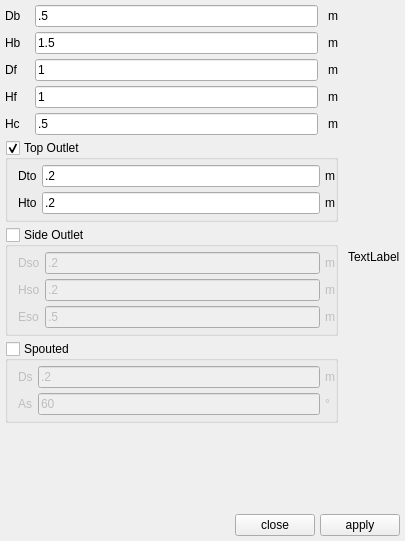
<?xml version="1.0" encoding="UTF-8"?>
<ui version="4.0">
 <class>Form</class>
 <widget class="QWidget" name="Form">
  <property name="geometry">
   <rect>
    <x>0</x>
    <y>0</y>
    <width>405</width>
    <height>541</height>
   </rect>
  </property>
  <property name="windowTitle">
   <string>Form</string>
  </property>
  <layout class="QGridLayout" name="gridLayout">
   <property name="leftMargin">
    <number>5</number>
   </property>
   <property name="topMargin">
    <number>5</number>
   </property>
   <property name="rightMargin">
    <number>5</number>
   </property>
   <property name="bottomMargin">
    <number>5</number>
   </property>
   <property name="horizontalSpacing">
    <number>10</number>
   </property>
   <property name="verticalSpacing">
    <number>5</number>
   </property>
   <item row="1" column="0">
    <widget class="QLabel" name="label_3">
     <property name="text">
      <string>Hb</string>
     </property>
    </widget>
   </item>
   <item row="2" column="0">
    <widget class="QLabel" name="label">
     <property name="text">
      <string>Df</string>
     </property>
    </widget>
   </item>
   <item row="3" column="0">
    <widget class="QLabel" name="label_4">
     <property name="text">
      <string>Hf</string>
     </property>
    </widget>
   </item>
   <item row="2" column="1">
    <widget class="LineEdit" name="lineedit_df">
     <property name="text">
      <string>1</string>
     </property>
    </widget>
   </item>
   <item row="0" column="0">
    <widget class="QLabel" name="label_2">
     <property name="text">
      <string>Db</string>
     </property>
    </widget>
   </item>
   <item row="0" column="1">
    <widget class="LineEdit" name="lineedit_db">
     <property name="text">
      <string>.5</string>
     </property>
    </widget>
   </item>
   <item row="10" column="0" colspan="6">
    <widget class="QWidget" name="widget" native="true">
     <layout class="QHBoxLayout" name="horizontalLayout">
      <property name="spacing">
       <number>5</number>
      </property>
      <property name="leftMargin">
       <number>0</number>
      </property>
      <property name="topMargin">
       <number>0</number>
      </property>
      <property name="rightMargin">
       <number>0</number>
      </property>
      <property name="bottomMargin">
       <number>0</number>
      </property>
      <item>
       <spacer name="horizontalSpacer">
        <property name="orientation">
         <enum>Qt::Horizontal</enum>
        </property>
        <property name="sizeHint" stdset="0">
         <size>
          <width>40</width>
          <height>20</height>
         </size>
        </property>
       </spacer>
      </item>
      <item>
       <widget class="QPushButton" name="pushbutton_close">
        <property name="text">
         <string>close</string>
        </property>
       </widget>
      </item>
      <item>
       <widget class="QPushButton" name="pushbutton_apply">
        <property name="text">
         <string>apply</string>
        </property>
       </widget>
      </item>
     </layout>
    </widget>
   </item>
   <item row="4" column="0">
    <widget class="QLabel" name="label_5">
     <property name="text">
      <string>Hc</string>
     </property>
    </widget>
   </item>
   <item row="4" column="1">
    <widget class="LineEdit" name="lineedit_hc">
     <property name="text">
      <string>.5</string>
     </property>
    </widget>
   </item>
   <item row="1" column="1">
    <widget class="LineEdit" name="lineedit_hb">
     <property name="text">
      <string>1.5</string>
     </property>
    </widget>
   </item>
   <item row="3" column="1">
    <widget class="LineEdit" name="lineedit_hf">
     <property name="text">
      <string>1</string>
     </property>
    </widget>
   </item>
   <item row="9" column="0">
    <spacer name="verticalSpacer">
     <property name="orientation">
      <enum>Qt::Vertical</enum>
     </property>
     <property name="sizeHint" stdset="0">
      <size>
       <width>20</width>
       <height>40</height>
      </size>
     </property>
    </spacer>
   </item>
   <item row="0" column="3" rowspan="10" colspan="3">
    <widget class="QLabel" name="label_image">
     <property name="text">
      <string>TextLabel</string>
     </property>
    </widget>
   </item>
   <item row="0" column="2">
    <widget class="QLabel" name="label_13">
     <property name="text">
      <string>m</string>
     </property>
    </widget>
   </item>
   <item row="1" column="2">
    <widget class="QLabel" name="label_14">
     <property name="text">
      <string>m</string>
     </property>
    </widget>
   </item>
   <item row="2" column="2">
    <widget class="QLabel" name="label_15">
     <property name="text">
      <string>m</string>
     </property>
    </widget>
   </item>
   <item row="3" column="2">
    <widget class="QLabel" name="label_16">
     <property name="text">
      <string>m</string>
     </property>
    </widget>
   </item>
   <item row="4" column="2">
    <widget class="QLabel" name="label_17">
     <property name="text">
      <string>m</string>
     </property>
    </widget>
   </item>
   <item row="5" column="0" colspan="3">
    <widget class="QGroupBox" name="groupbox_to">
     <property name="title">
      <string>Top Outlet</string>
     </property>
     <property name="flat">
      <bool>true</bool>
     </property>
     <property name="checkable">
      <bool>true</bool>
     </property>
     <layout class="QGridLayout" name="gridLayout_2">
      <property name="leftMargin">
       <number>10</number>
      </property>
      <property name="topMargin">
       <number>5</number>
      </property>
      <property name="rightMargin">
       <number>0</number>
      </property>
      <property name="bottomMargin">
       <number>5</number>
      </property>
      <property name="spacing">
       <number>5</number>
      </property>
      <item row="0" column="1">
       <widget class="LineEdit" name="lineedit_dto">
        <property name="text">
         <string>.2</string>
        </property>
       </widget>
      </item>
      <item row="1" column="1">
       <widget class="LineEdit" name="lineedit_hto">
        <property name="text">
         <string>.2</string>
        </property>
       </widget>
      </item>
      <item row="0" column="0">
       <widget class="QLabel" name="label_7">
        <property name="text">
         <string>Dto</string>
        </property>
       </widget>
      </item>
      <item row="1" column="0">
       <widget class="QLabel" name="label_6">
        <property name="text">
         <string>Hto</string>
        </property>
       </widget>
      </item>
      <item row="0" column="2">
       <widget class="QLabel" name="label_18">
        <property name="text">
         <string>m</string>
        </property>
       </widget>
      </item>
      <item row="1" column="2">
       <widget class="QLabel" name="label_19">
        <property name="text">
         <string>m</string>
        </property>
       </widget>
      </item>
     </layout>
    </widget>
   </item>
   <item row="6" column="0" colspan="3">
    <widget class="QGroupBox" name="groupbox_so">
     <property name="title">
      <string>Side Outlet</string>
     </property>
     <property name="flat">
      <bool>true</bool>
     </property>
     <property name="checkable">
      <bool>true</bool>
     </property>
     <property name="checked">
      <bool>false</bool>
     </property>
     <layout class="QGridLayout" name="gridLayout_4">
      <property name="leftMargin">
       <number>10</number>
      </property>
      <property name="topMargin">
       <number>5</number>
      </property>
      <property name="rightMargin">
       <number>0</number>
      </property>
      <property name="bottomMargin">
       <number>5</number>
      </property>
      <property name="spacing">
       <number>5</number>
      </property>
      <item row="0" column="0">
       <widget class="QLabel" name="label_10">
        <property name="text">
         <string>Dso</string>
        </property>
       </widget>
      </item>
      <item row="1" column="0">
       <widget class="QLabel" name="label_11">
        <property name="text">
         <string>Hso</string>
        </property>
       </widget>
      </item>
      <item row="1" column="1">
       <widget class="LineEdit" name="lineedit_hso">
        <property name="text">
         <string>.2</string>
        </property>
       </widget>
      </item>
      <item row="0" column="1">
       <widget class="LineEdit" name="lineedit_dso">
        <property name="text">
         <string>.2</string>
        </property>
       </widget>
      </item>
      <item row="2" column="0">
       <widget class="QLabel" name="label_12">
        <property name="text">
         <string>Eso</string>
        </property>
       </widget>
      </item>
      <item row="2" column="1">
       <widget class="LineEdit" name="lineedit_eso">
        <property name="text">
         <string>.5</string>
        </property>
       </widget>
      </item>
      <item row="0" column="2">
       <widget class="QLabel" name="label_20">
        <property name="text">
         <string>m</string>
        </property>
       </widget>
      </item>
      <item row="1" column="2">
       <widget class="QLabel" name="label_21">
        <property name="text">
         <string>m</string>
        </property>
       </widget>
      </item>
      <item row="2" column="2">
       <widget class="QLabel" name="label_22">
        <property name="text">
         <string>m</string>
        </property>
       </widget>
      </item>
     </layout>
    </widget>
   </item>
   <item row="7" column="0" colspan="3">
    <widget class="QGroupBox" name="groupbox_spouted">
     <property name="title">
      <string>Spouted</string>
     </property>
     <property name="flat">
      <bool>true</bool>
     </property>
     <property name="checkable">
      <bool>true</bool>
     </property>
     <property name="checked">
      <bool>false</bool>
     </property>
     <layout class="QGridLayout" name="gridLayout_3">
      <property name="leftMargin">
       <number>10</number>
      </property>
      <property name="topMargin">
       <number>5</number>
      </property>
      <property name="rightMargin">
       <number>0</number>
      </property>
      <property name="bottomMargin">
       <number>5</number>
      </property>
      <property name="spacing">
       <number>5</number>
      </property>
      <item row="0" column="0">
       <widget class="QLabel" name="label_8">
        <property name="text">
         <string>Ds</string>
        </property>
       </widget>
      </item>
      <item row="1" column="0">
       <widget class="QLabel" name="label_9">
        <property name="text">
         <string>As</string>
        </property>
       </widget>
      </item>
      <item row="0" column="1">
       <widget class="LineEdit" name="lineedit_ds">
        <property name="text">
         <string>.2</string>
        </property>
       </widget>
      </item>
      <item row="1" column="1">
       <widget class="LineEdit" name="lineedit_as">
        <property name="text">
         <string>60</string>
        </property>
       </widget>
      </item>
      <item row="0" column="2">
       <widget class="QLabel" name="label_23">
        <property name="text">
         <string>m</string>
        </property>
       </widget>
      </item>
      <item row="1" column="2">
       <widget class="QLabel" name="label_24">
        <property name="text">
         <string>°</string>
        </property>
       </widget>
      </item>
     </layout>
    </widget>
   </item>
  </layout>
 </widget>
 <customwidgets>
  <customwidget>
   <class>LineEdit</class>
   <extends>QLineEdit</extends>
   <header>mfixgui.widgets.base</header>
  </customwidget>
 </customwidgets>
 <tabstops>
  <tabstop>lineedit_db</tabstop>
  <tabstop>lineedit_hb</tabstop>
  <tabstop>lineedit_df</tabstop>
  <tabstop>lineedit_hf</tabstop>
  <tabstop>lineedit_hc</tabstop>
  <tabstop>groupbox_to</tabstop>
  <tabstop>lineedit_dto</tabstop>
  <tabstop>lineedit_hto</tabstop>
  <tabstop>groupbox_so</tabstop>
  <tabstop>lineedit_dso</tabstop>
  <tabstop>lineedit_hso</tabstop>
  <tabstop>lineedit_eso</tabstop>
  <tabstop>groupbox_spouted</tabstop>
  <tabstop>lineedit_ds</tabstop>
  <tabstop>lineedit_as</tabstop>
  <tabstop>pushbutton_close</tabstop>
  <tabstop>pushbutton_apply</tabstop>
 </tabstops>
 <resources/>
 <connections/>
</ui>
